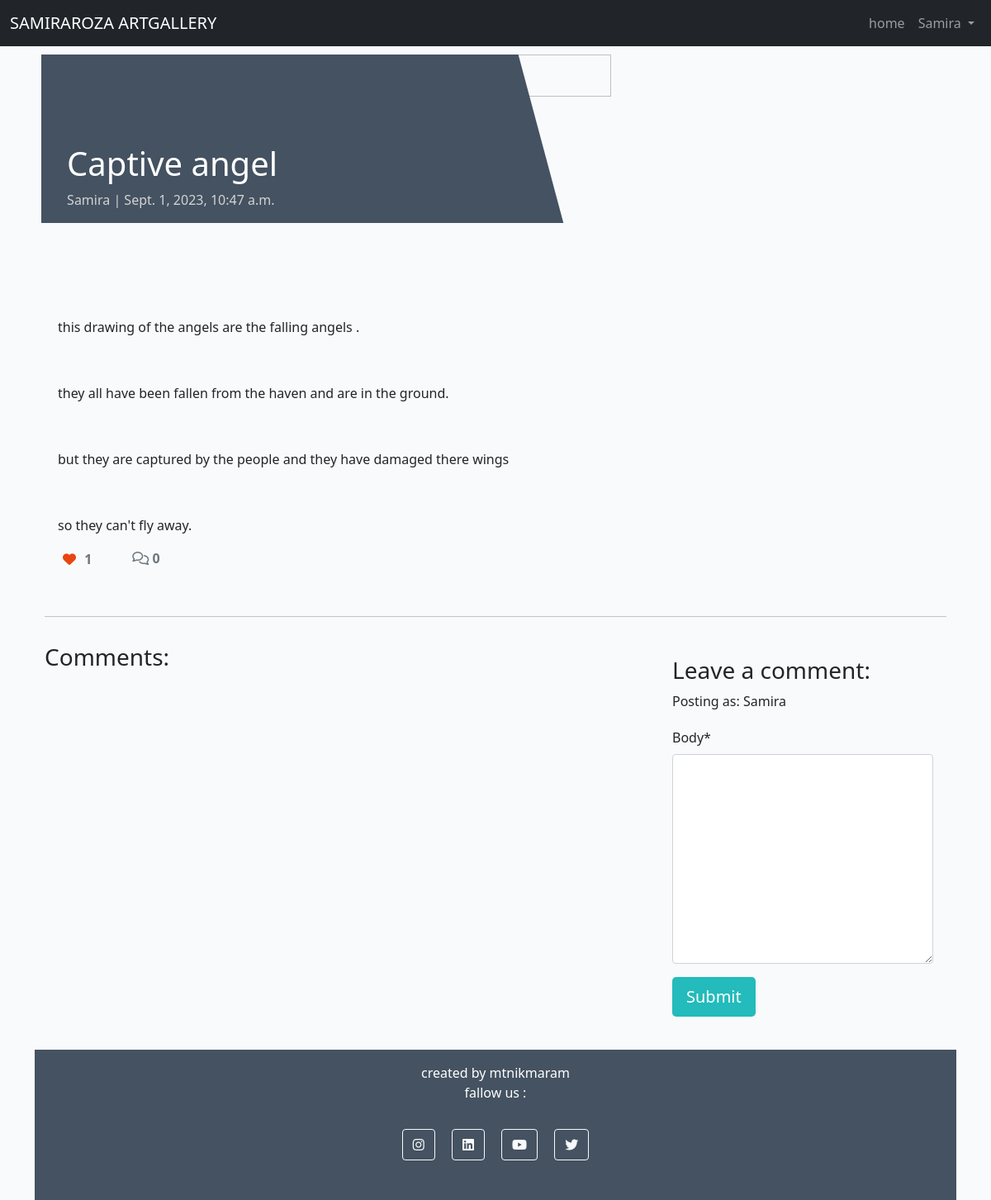
The page /captive-angel/ (signed in) on the database its author committed.
### store/models.py (models this page shows, shortened)
class Post(models.Model):
    title = models.CharField(max_length=200, unique=True)
    slug = models.SlugField(max_length=200, unique=True)
    author = models.ForeignKey(User, on_delete=models.CASCADE, related_name="blog_posts")
    updated_on = models.DateTimeField(auto_now=True)
    content = models.TextField()
    featured_image = CloudinaryField('image', default='placeholder')
    excerpt = models.TextField(blank=True)
    created_on = models.DateTimeField(auto_now_add=True)
    status = models.IntegerField(choices=STATUS, default=0)
    likes = models.ManyToManyField(User, related_name='blogpost_like', blank=True)
    approved = models.BooleanField(default=False)
    class Meta:
        ordering = ["-created_on"]
    def number_of_likes(self):
        return self.likes.count()

### store/views.py (the view, shortened to what this page needs)
# urls.py: path('<slug:slug>/', views.PostDetail.as_view(), name='post_detail'),
class PostDetail(View):
    def get(self, request, slug, *args, **kwargs):
        queryset = Post.objects.filter(status=1)
        post = get_object_or_404(queryset, slug=slug)
        comments = post.comments.filter(approved=True).order_by("-created_on")
        liked = False
        if post.likes.filter(id=request.user.id).exists():
            liked = True
        return render(
            request,
            "post_detail.html",
            {
                "post": post,
                "comments": comments,
                "commented": False,
                "liked": liked,
                "comment_form": CommentForm()
            },
        )

### store/forms.py
class CommentForm(forms.ModelForm):
    class Meta:
        model = Comment
        fields = ('body',)

### templates/post_detail.html (shortened to what this page needs)
{% extends 'base.html' %} {% block content %}
{% load crispy_forms_tags %}
<div class="masthead">
    <div class="container">
        <div class="row g-2">
            <div class="col-md-6 masthead-text">
                <h1 class="post-title">{{ post.title }}</h1>
                <p class="post-subtitle">{{ post.author }} | {{ post.created_on }}</p>
            </div>
            <div class="d-none d-md-block col-md-6 masthead-image">
                {% if "placeholder" in post.featured_image.url %}
                <img src="{{ post.featured_image.url }}" width="50%" height="50%">
                {% else %}
                <img src="{{ post.featured_image.url }}" width="50%" height="50%">
                {% endif %}
            </div>
        </div>
    </div>
</div>
<div class="container">
    <div class="row">
        <div class="col card mb-4  mt-3 left  top">
            <div class="card-body">
                <p class="card-text ">
                    {{ post.content | safe }}
                </p>
                <div class="row">
                    <div class="col-1">
                        <strong>
                            {% if user.is_authenticated %}
                            <form class="d-inline" action="{% url 'post_like' post.slug %}" method="POST">
                                {% if liked %}
                                <button type="submit" name="blogpost_id" value="{{post.slug}}" class="btn-like"><i class="fas fa-heart"></i></button>
                                {% else %}
                                <button type="submit" name="blogpost_id" value="{{post.slug}}" class="btn-like"><i class="far fa-heart"></i></button>
                                {% endif %}
                            </form>
                            {% else %}
                            <span class="text-secondary"><i class="far fa-heart"></i></span>
                            {% endif %}
                        <span class="text-secondary">{{ post.number_of_likes }} </span>
                        </strong>
                    </div>
                    <div class="col-1">
                        {% with comments.count as total_comments %}
                        <strong class="text-secondary"><i class="far fa-comments"></i>
                            {{ total_comments }}</strong>
                        {% endwith %}
                    </div>
                </div>
            </div>
        </div>
    </div>
    <div class="row">
        <div class="col">
            <hr>
        </div>
    </div>
    <div class="row">
        <div class="col-md-8 card mb-4  mt-3 ">
            <h3>Comments:</h3>
            <div class="card-body">
            </div>
        </div>
        <div class="col-md-4 card mb-4  mt-3 ">
            <div class="card-body">
                {% if commented %}
                <div class="alert alert-success" role="alert">
                    Your comment is awaiting approval
                </div>
                {% else %}
                {% if user.is_authenticated %}
                <h3>Leave a comment:</h3>
                <p>Posting as: {{ user.username }}</p>
                <form method="post" style="margin-top: 1.3em;">
                    {{ comment_form | crispy }}
                    <button type="submit" class="btn btn-signup btn-lg">Submit</button>
                </form>
                {% endif %}
                {% endif %}
            </div>
        </div>
    </div>
</div>
{% endblock content %}

### templates/base.html (shortened to what this page needs)
{% load static %}
<!DOCTYPE html>
<html lang="en-US">
<head>
    <link href="https://cdn.jsdelivr.net/npm/bootstrap@5.0.1/dist/css/bootstrap.min.css" rel="stylesheet"
>
    <link rel="stylesheet" href="{% static 'css/style.css' %}">
    <link rel="stylesheet" href="https://cdnjs.cloudflare.com/ajax/libs/font-awesome/6.2.0/css/all.min.css">
</head>
<body class="d-flex flex-column h-100 main-bg">
    <nav class="navbar navbar-expand-lg navbar-dark bg-dark">
        <div class="container-fluid">
            <a class="navbar-brand" href="{% url 'home'%}">SAMIRAROZA ARTGALLERY</a>
            <div class="collapse navbar-collapse" id="navbarNavDropdown">
                <ul class="navbar-nav ms-auto">
                    <li class="nav-item">
                        <a class="nav-link" href="{% url 'home'%}">home</a>
                    </li>
            {% if user.is_authenticated %}
                    <li class="nav-item dropdown">
                        <a class="nav-link dropdown-toggle" href="#" role="button" data-bs-toggle="dropdown"
                            aria-expanded="false">
                            {{ user }}
                        </a>
                    </li>
                    {% else %}
                    <li><a class="nav-link" href="{% url 'account_login' %}">Log In / Sign Up</a></li>
                </ul>
            </div>
            {% endif %}
        </div>
    </nav>
    <div class="container">
    <main class="flex-shrink-0 main-bg">
        {% block content %}
        {% endblock content %}
    </main>
    <footer class="footer mt-auto py-3 dark-bg">
        <p class="m-0 text-center text-white">created by mtnikmaram</p>
        <p class="m-0 text-center text-white">fallow us : </p>
        <div class="text-center my-4">
            <a class="btn btn-outline-light btn-floating m-2" href="https://www.instagram.com/" target="_blank"
                rel="noopener" aria-label="Visit our Instagram page (opens in a new tab)" role="button"><i
                    class="fab fa-instagram"></i></a>
            <a class="btn btn-outline-light btn-floating m-2" href="https://www.linkedin.com/" target="_blank"
                rel="noopener" aria-label="Visit our Linkedin page (opens in a new tab)" role="button"><i
                    class="fab fa-linkedin"></i></a>
            <a class="btn btn-outline-light btn-floating m-2" href="https://youtube.com/" target="_blank"
                rel="noopener" aria-label="Visit our Youtube page (opens in a new tab)" role="button"><i
                    class="fab fa-youtube"></i></a>
            <a class="btn btn-outline-light btn-floating m-2" href="https://twitter.com/" target="_blank"
                rel="noopener" aria-label="Visit our Twitter page (opens in a new tab)" role="button"><i
                    class="fab fa-twitter"></i></a>
        </div>
    </footer>
</body>
</html>

### static/css/style.css (style rules this page uses)
body { background-color: #F9FAFC; }
.dark-bg { background-color: #445261; }
.main-bg { background-color: #F9FAFC; }
.card { border: none; background-color: transparent; }
.masthead { margin-top: 10px; overflow: hidden; position: relative; display: inline-block; height: 33vh; width: 100%; }
.masthead-text { background-color: #445261; color: white; position: relative; }
.masthead-image { position: relative; overflow: hidden; }
.masthead-image:after { content: ""; position: absolute; top: 0; right: 90%; height: 100%; width: 150%; background: #445261; -webkit-transform: skew(15deg); -moz-transform: skew(15deg); transform: skew(15deg); z-index: 100; }
.post-title { margin-top: 20%; margin-left: 5%; }
.post-subtitle { margin-left: 5%; color: lightgray; }
.btn-signup { background-color: #23BBBB; color: #fff; }
.btn-like { color: #E84610; border: none; background: transparent; }

### rows shown on the page
Post: title "Captive angel", author "Samira", created_on "Sept. 1, 2023, 10:47 a.m.", content "this drawing of the angels are the falling angels . they all have been fallen from the haven and are in the ground. but they are captured by the people and they have damaged there wings so they can't fly away.", number_of_likes "1"

### other values the page prints
{{ user }} "Samira"
{{ total_comments }} "0"
{{ user.username }} "Samira"
